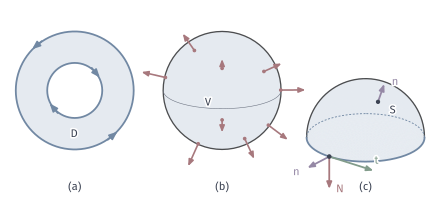

Source code (Python):
"""Green, Gauss and classical Stokes: orientation of boundaries, with the hemisphere frame n, N, t."""
from pathlib import Path
import sys
ROOT = next(p for p in Path(__file__).resolve().parents if (p/"build.sh").is_file() and (p/"tex/book.tex").is_file())
sys.path.insert(0, str(ROOT/"figures/04-spaces-measures-and-geometry/04-manifolds/matplotlib/mfd-common"))
from mfd3d import *
W, H = 112, 50
fig, ax = canvas(W, H)
# (a) annulus
c = np.array([19., 27.]); R, r = 15., 7.
th = np.linspace(0, 2*np.pi, 361)
ax.fill(np.r_[c[0]+R*np.cos(th), c[0]+r*np.cos(th[::-1])], np.r_[c[1]+R*np.sin(th), c[1]+r*np.sin(th[::-1])], fc=BLUE_FILL, ec='none', zorder=1)
ax.plot(c[0]+R*np.cos(th), c[1]+R*np.sin(th), color=BLUE, lw=1.3, zorder=3)
ax.plot(c[0]+r*np.cos(th), c[1]+r*np.sin(th), color=BLUE, lw=1.3, zorder=3)
for a, rad, sgn in ((-50, R, 1), (130, R, 1), (40, r, -1), (220, r, -1)):
    a = np.radians(a); p = c+rad*np.array([np.cos(a), np.sin(a)]); t = sgn*np.array([-np.sin(a), np.cos(a)])
    arrow(ax, p-1.6*t, p+1.6*t, color=BLUE, lw=1.3, scale=8.5, zorder=6)
label(ax, c+[0, -11.0], '$D$', color=INK, halo=True)
panel_tag(ax, c[0], 1.7, '(a)')
# (b) ball with outward normals
pl = Placed(View(25, 18), 56.5, 27, 15)
sphere_disc(ax, pl)
for pt in spherical(np.radians([55, 30, 2, -30, -55, 15, -12, 40, -40]), np.radians([-30, 80, 110, 90, -20, -60, 25, 25, 55])):
    if pl.view.depth(pt) < .05: continue
    arrow(ax, pl(pt), pl(pt*1.42), color=RED, lw=1.2, scale=6.8, zorder=7); dot(ax, pl(pt), RED, size=.9, zorder=8)
for pt in [(0, 1, 0), (-.42, .9, 0), (1, 0, 0)]:
    pass
label(ax, pl.c+[-3.5, -3], '$V$', halo=True)
sphere_curve(ax, pl, parallel(0), MUTED, lw=.4, hidden=False)
panel_tag(ax, 56.5, 1.7, '(b)')
# (c) hemisphere
pl = Placed(View(0, 24), 93, 15, 15)
t = np.linspace(0, np.pi/2, 60); ph = np.linspace(0, 2*np.pi, 241)
polys, dd = [], []
for i in range(59):
    for j in range(240):
        q = spherical(np.array([t[i], t[i], t[i+1], t[i+1]]), np.array([ph[j], ph[j+1], ph[j+1], ph[j]]))
        polys.append(pl(q)); dd.append(pl.view.depth(q.mean(0)))
o = np.argsort(dd)
ax.add_collection(PolyCollection([polys[k] for k in o], facecolors=BLUE_FILL, edgecolors=BLUE_FILL, linewidths=.25, zorder=1))
# silhouette great circle (upper part)
f = pl.view.f
e1 = np.cross(f, [0, 0, 1]); e1 /= np.linalg.norm(e1); e2 = np.cross(f, e1)
ss = np.linspace(0, 2*np.pi, 721)
sil = np.cos(ss)[:, None]*e1+np.sin(ss)[:, None]*e2
for a, b in runs(sil[:, 2] >= 0):
    ax.plot(*pl(sil[a:b]).T, color=STROKE, lw=.95, zorder=2)
eq = parallel(0)
sphere_curve(ax, pl, eq, BLUE, lw=1.3)
# boundary direction arrow (counterclockwise seen from above)
az = np.radians(-38)
q = np.array([np.cos(az), np.sin(az), 0]); N = np.array([0, 0, -1.]); tv = np.cross(q, N)
Q = pl(q)
arrow(ax, Q, pl(q+.95*tv), color=GREEN, lw=1.3, scale=7, zorder=8)
arrow(ax, Q, pl(q+.6*N), color=RED, lw=1.3, scale=7, zorder=8)
arrow(ax, Q, pl(q+.6*q), color=PURPLE, lw=1.3, scale=7, zorder=8)
dot(ax, Q, INK, size=1.2, zorder=9)
label(ax, pl(q+.95*tv)+[0.8, 2.6], r'$\bm{t}$'.replace(r'\bm{t}', 't'), color=GREEN, halo=True)
label(ax, pl(q+.6*N)+[2.8, 0], '$N$', color=RED, halo=True)
label(ax, pl(q+.6*q)+[-2.8, -1.0], '$n$', color=PURPLE, halo=True)
top = spherical(np.radians(60), np.radians(25))
arrow(ax, pl(top), pl(top*1.5), color=PURPLE, lw=1.3, scale=7, zorder=8); dot(ax, pl(top), INK, size=1.1, zorder=9)
label(ax, pl(top*1.5)+[2.8, 0.6], '$n$', color=PURPLE, halo=True)
label(ax, pl.c+[7, 7], '$S$', halo=True)
panel_tag(ax, 93, 1.7, '(c)')
save(fig, Path(__file__).resolve().parent, 'figure', {'formula': 'annulus radii 7,15 mm; ball; upper hemisphere; at q on equator N=-e3, t=q x N, n=q'})
